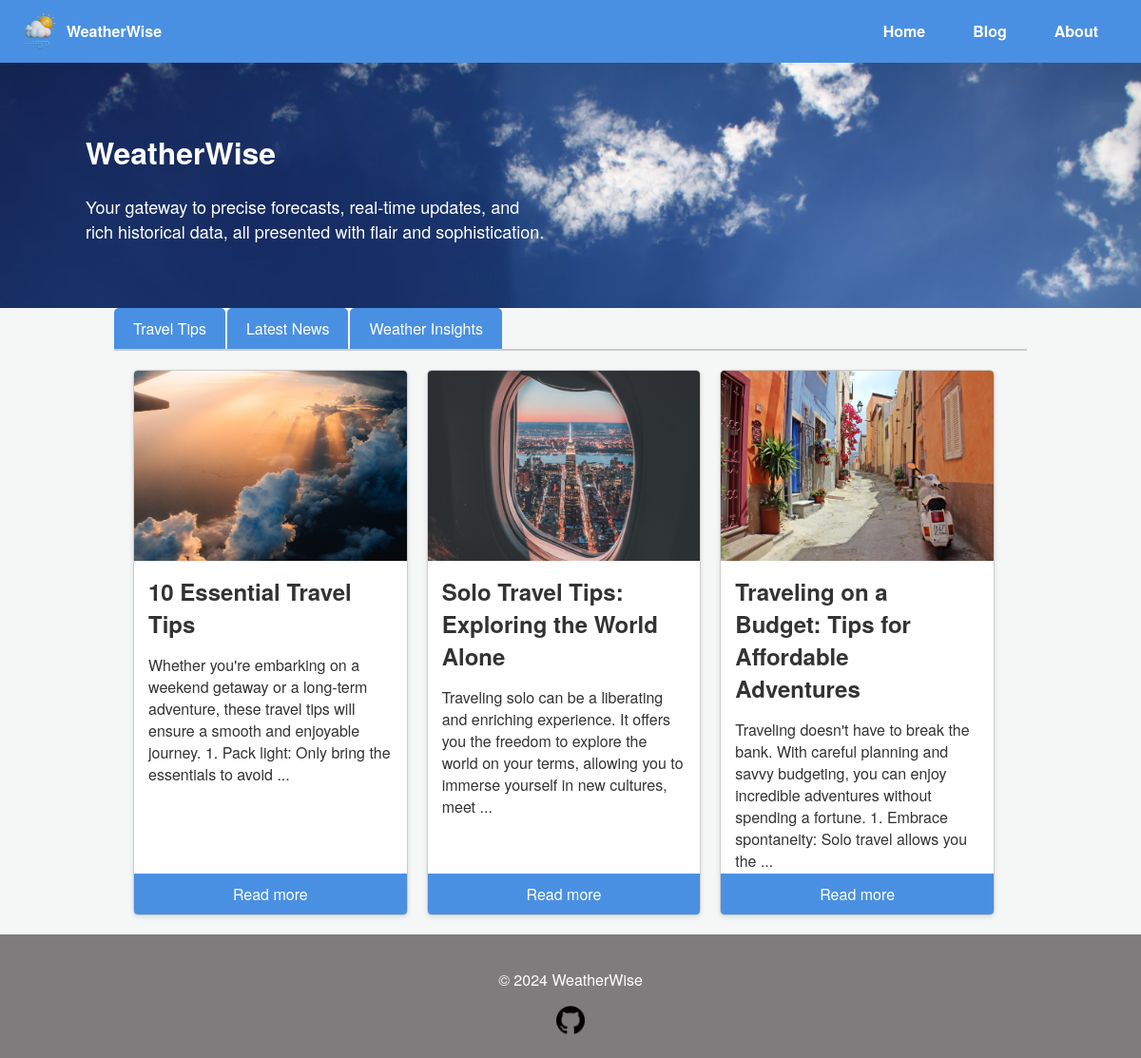
Page /blog on the committed database.
### app/models.py (models this page shows, shortened)
class Category(Base):
    __tablename__ = 'categories'
    id = Column(Integer, primary_key=True, autoincrement=True)
    name = Column(String, nullable=False)
    articles = relationship('Article', back_populates='category')

class Article(Base):
    __tablename__ = 'articles'
    id = Column(Integer, primary_key=True, autoincrement=True)
    title = Column(String)
    content = Column(String)
    category_id = Column(Integer, ForeignKey('categories.id'))
    category = relationship('Category', back_populates='articles')
    photo_url = Column(String)

### app/routes/blog.py (the view, shortened to what this page needs)
@blog_bp.route('/blog', methods=['GET', 'POST'])
def blog():
    session = Session()
    categories = session.query(Category).all()
    selected_category_id = request.args.get('category_id', type=int)
    selected_category = None
    articles = []
    if selected_category_id:
        try:
            selected_category = session.query(Category) \
                    .filter_by(id=selected_category_id) \
                    .one()
            articles = selected_category.articles
        except NoResultFound:
            abort(404)
    elif categories:
        selected_category = categories[0]
        articles = selected_category.articles
    session.close()
    return render_template(
        'blog.html',
        categories=categories,
        selected_category=selected_category,
        articles=articles
    )

### app/__init__.py (called while the page is built)
def create_app():
    app = Flask(__name__)
    app.config.from_object(Config)
    app.register_blueprint(main_bp)
    app.register_blueprint(blog_bp)
    Base.metadata.create_all(bind=engine)
    @app.errorhandler(404)
    def page_not_found(error):
        return render_template('404.html'), 404
    @app.errorhandler(500)
    def internal_server_error(error):
        return render_template('500.html'), 500
    @app.teardown_appcontext
    def shutdown_session(exception=None):
        session = getattr(g, '_session', None)
        if session is not None:
            session.close()
    return app

### app/templates/blog.html (shortened to what this page needs)
{% extends "layout.html" %}
{% block styles %}
<link rel="stylesheet" href="{{ url_for('static', filename='css/blog.css') }}">
{% endblock %}
{% block content %}
    <div class="tab-wrap">
        {% for category in categories %}
            <label for="tab{{ category.id }}">{{ category.name }}</label>
        {% endfor %}
    </div>
    <div class="articles" id="articles">
        {% for article in articles %}
            <div class="article" data-category-id="{{ article.category_id }}">
                <img src="{{ article.photo_url }}" alt="{{ article.title }}">
                <h2>{{ article.title }}</h2>
                <p>
                    {% set words = article.content.split() %}
                    {% if words|length > 30 %}
                        {% for word in words[:30] %}
                            {{ word }}
                        {% endfor %}
                        ...
                    {% else %}
                        {{ article.content }}
                    {% endif %}
                </p>
                <a href="{{ url_for('blog.article', article_id=article.id) }}" class="read-more">Read more</a>
            </div>
        {% endfor %}
    </div>
{% endblock %}

### app/templates/layout.html (shortened to what this page needs)
<!DOCTYPE html>
<html lang="en">
<head>
    <link rel="stylesheet" href="{{ url_for('static', filename='css/common.css') }}">
    <link rel="stylesheet" href="{{ url_for('static', filename='css/header.css') }}">
    <link rel="stylesheet" href="{{ url_for('static', filename='css/footer.css') }}">
    <link rel="stylesheet" href="{{ url_for('static', filename='css/filter.css') }}">
    <link rel="stylesheet" href="https://unpkg.com/leaflet/dist/leaflet.css" />
    {% block styles %}{% endblock %}
</head>
<body>
    <header>
        <nav class="navbar">
            <div class="navbar-brand">
                <img src="{{ url_for('static', filename='images/icone2.png') }}" alt="App Icon" class="app-icon">
                <span class="app-name">WeatherWise</span>
            </div>
            <div class="navbar-menu">
                <ul>
                    <li><a href="{{ url_for('main.index') }}">Home</a></li>
                    <li><a href="{{ url_for('blog.blog') }}">Blog</a></li>
                    <li><a href="{{ url_for('main.about') }}">About</a></li>
                </ul>
            </div>
        </nav>
        <div class="header-content">
            <h1>WeatherWise</h1>
            <p class="intro-text">Your gateway to precise forecasts, real-time updates, and <br> rich historical data, all presented with flair and sophistication.</p>
        </div>
    </header>
    <main class="container">
        {% block content %}{% endblock %}
    </main>
    <footer>
        <div class="container">
            <p>&copy; 2024 WeatherWise</p>
            <div class="social-icons">
                <a href="https://github.com/mahakamal-e/WeatherWise" target="_blank">
                <img src="{{ url_for('static', filename='images/github-icon.png') }}" alt="GitHub">
                </a>
            </div>
        </div>
    </footer>
</body>
</html>

### app/static/css/common.css (style rules this page uses)
body { font-family: 'Helvetica Neue', Helvetica, Arial, sans-serif; margin: 0; padding: 0; color: #333; background: #f4f7f6; }
.container { width: 80%; margin: 0 auto; }
html, body { height: 100%; margin: 0; display: flex; flex-direction: column; }
main { flex: 1; }

### app/static/css/header.css (style rules this page uses)
.navbar { background: #4a90e2; padding: 0.8em 0; display: flex; align-items: center; justify-content: space-between; padding-left: 20px; padding-right: 20px; }
.navbar-brand { display: flex; align-items: center; }
.navbar-brand .app-icon { width: 40px; height: 40px; vertical-align: middle; margin-right: 10px; }
.navbar-brand .app-name { color: white; font-size: 1em; font-weight: bold; }
.navbar-menu { display: flex; align-items: center; }
.navbar-menu ul { list-style: none; margin: 0; padding: 0; display: flex; }
.navbar-menu ul li { margin: 0 10px; }
.navbar-menu ul li a { color: white; text-decoration: none; font-weight: bold; padding: 0 15px; }
.header-content { text-align: left; padding: 50px 0; background-image: url('../images/img3.avif'); background-size: cover; padding-left: 90px; color: white; }
.intro-text { font-size: 18px; }

### app/static/css/footer.css (style rules this page uses)
footer { background: #7e7c7c; color: white; padding: 20px 0; text-align: center; }
.social-icons a img { width: 30px; height: 30px; margin: 0 5px; }

### app/static/css/blog.css (style rules this page uses)
.tab-wrap { display: flex; border-bottom: 2px solid #ccc; }
.tab + label { padding: 10px 20px; margin-right: 2px; background-color: #4a90e2; color: #fff; cursor: pointer; border-radius: 5px 5px 0 0; transition: background-color 0.3s, color 0.3s; }
.articles { display: flex; flex-wrap: wrap; gap: 20px; padding: 20px; }
.article { display: flex; flex-direction: column; border: 1px solid #ccc; border-radius: 5px; overflow: hidden; width: calc(33.333% - 20px); box-shadow: 0 2px 5px rgba(0, 0, 0, 0.1); background-color: #fff; position: relative; }
.article img { width: 100%; height: 200px; object-fit: cover; }
.article h2 { font-size: 1.5em; margin: 15px; }
.article p { flex-grow: 1; margin: 0 15px 15px; padding-bottom: 30px; }
.read-more { display: block; text-align: center; padding: 10px 0; background-color: #4a90e2; color: white; text-decoration: none; transition: background-color 0.3s; position: absolute; bottom: 0; width: 100%; }

### rows in the picture
Category: name "Travel Tips"
Category: name "Latest News"
Category: name "Weather Insights"
Article: photo_url (picture), title "10 Essential Travel Tips", 30 "Whether" "you're" "embarking" "on" "a" "weekend" "getaway" "or" "a" "long-term" "adventure," "these" "travel" "tips" "will" "ensure" "a" "smooth" "and" "enjoyable" "journey." "1." "Pack" "light:" "Only" "bring" "the" "essentials" "to" "avoid"
Article: photo_url (picture), title "Solo Travel Tips: Exploring the World Alone", 30 "Traveling" "solo" "can" "be" "a" "liberating" "and" "enriching" "experience." "It" "offers" "you" "the" "freedom" "to" "explore" "the" "world" "on" "your" "terms," "allowing" "you" "to" "immerse" "yourself" "in" "new" "cultures," "meet"
Article: photo_url (picture), title "Traveling on a Budget: Tips for Affordable Adventures", 30 "Traveling" "doesn't" "have" "to" "break" "the" "bank." "With" "careful" "planning" "and" "savvy" "budgeting," "you" "can" "enjoy" "incredible" "adventures" "without" "spending" "a" "fortune." "1." "Embrace" "spontaneity:" "Solo" "travel" "allows" "you" "the"
